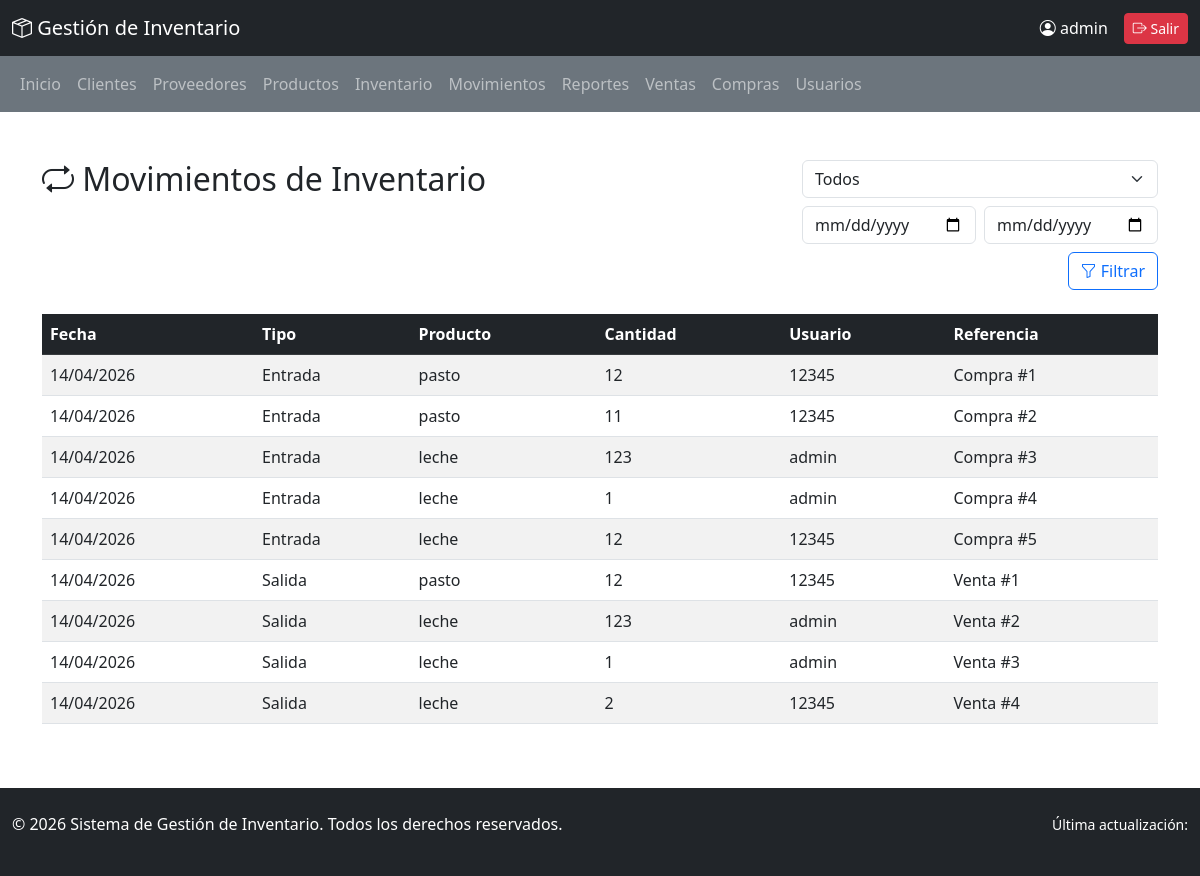
/movimientos/ (signed in), run on the app's committed database.
### inventario/models.py (models this page shows, shortened)
class Producto(models.Model):
    nombre_producto = models.CharField(max_length=100)
    codigo = models.CharField(max_length=50, unique=True)
    descripcion = models.TextField()
    precio = models.DecimalField(max_digits=10, decimal_places=2)
    stock = models.PositiveIntegerField(default=0)
    stock_minimo = models.PositiveIntegerField(default=0)
    fecha_creacion = models.DateTimeField(auto_now_add=True)
    activo = models.BooleanField(default=True)
    class Meta:
        ordering = ['nombre_producto']
        verbose_name = 'Producto'
        verbose_name_plural = 'Productos'

class Compra(models.Model):
    ESTADO_COMPRA = [
        ('borrador', 'Borrador'),
        ('confirmada', 'Confirmada'),
        ('recibida', 'Recibida'),
        ('cancelada', 'Cancelada'),
    ]
    fecha_compra = models.DateField(auto_now_add=True)
    proveedor = models.ForeignKey(Proveedor, on_delete=models.CASCADE, related_name='compras')
    usuario = models.ForeignKey(User, on_delete=models.CASCADE, related_name='compras_realizadas')
    estado = models.CharField(max_length=20, choices=ESTADO_COMPRA, default='borrador')
    total = models.DecimalField(max_digits=12, decimal_places=2, default=0)
    class Meta:
        ordering = ['-fecha_compra']
        verbose_name = 'Compra'
        verbose_name_plural = 'Compras'

class Venta(models.Model):
    ESTADO_VENTA = [
        ('borrador', 'Borrador'),
        ('confirmada', 'Confirmada'),
        ('entregada', 'Entregada'),
        ('cancelada', 'Cancelada'),
    ]
    fecha_venta = models.DateField(auto_now_add=True)
    cliente = models.ForeignKey(Cliente, on_delete=models.CASCADE, related_name='ventas')
    usuario = models.ForeignKey(User, on_delete=models.CASCADE, related_name='ventas_realizadas')
    estado = models.CharField(max_length=20, choices=ESTADO_VENTA, default='borrador')
    total = models.DecimalField(max_digits=12, decimal_places=2, default=0)
    class Meta:
        ordering = ['-fecha_venta']
        verbose_name = 'Venta'
        verbose_name_plural = 'Ventas'

### inventario/views.py (the view)
# urls.py: path('movimientos/', views.ver_movimientos, name='ver_movimientos'),
@login_required(login_url='login')
@administrador_required
@require_http_methods(["GET"])
def ver_movimientos(request):
    tipo = request.GET.get('tipo', '')
    fecha_inicio = request.GET.get('fecha_inicio', '')
    fecha_fin = request.GET.get('fecha_fin', '')
    movimientos = []
    compras = Compra.objects.all()
    ventas = Venta.objects.all()
    if fecha_inicio:
        compras = compras.filter(fecha_compra__gte=fecha_inicio)
        ventas = ventas.filter(fecha_venta__gte=fecha_inicio)
    if fecha_fin:
        compras = compras.filter(fecha_compra__lte=fecha_fin)
        ventas = ventas.filter(fecha_venta__lte=fecha_fin)
    if tipo in ['entrada', '']:
        for compra in compras:
            for detalle in compra.detalles.all():
                movimientos.append({
                    'fecha': compra.fecha_compra,
                    'tipo': 'Entrada',
                    'producto': detalle.producto,
                    'cantidad': detalle.cantidad,
                    'usuario': compra.usuario,
                    'referencia': f'Compra #{compra.id}',
                })
    if tipo in ['salida', '']:
        for venta in ventas:
            for detalle in venta.detalles.all():
                movimientos.append({
                    'fecha': venta.fecha_venta,
                    'tipo': 'Salida',
                    'producto': detalle.producto,
                    'cantidad': detalle.cantidad,
                    'usuario': venta.usuario,
                    'referencia': f'Venta #{venta.id}',
                })
    movimientos.sort(key=lambda m: m['fecha'], reverse=True)
    contexto = {
        'movimientos': movimientos,
        'tipo': tipo,
        'fecha_inicio': fecha_inicio,
        'fecha_fin': fecha_fin,
    }
    return render(request, 'movimientos.html', contexto)

### inventario/views.py (called while the page is built)
def administrador_required(view_func):
    return user_passes_test(
        lambda u: u.is_authenticated and (
            u.is_superuser or
            (hasattr(u, 'perfil') and u.perfil.rol == 'administrador')
        ),
        login_url='login',
        redirect_field_name=None
    )(view_func)

### inventario/templates/movimientos.html (shortened to what this page needs)
{% extends 'base.html' %}
{% block content %}
<div class="container my-5">
    <div class="row mb-4">
        <div class="col-md-8">
            <h2><i class="bi bi-repeat"></i> Movimientos de Inventario</h2>
        </div>
        <div class="col-md-4">
            <form method="get" class="row g-2">
                <div class="col-12">
                    <select name="tipo" class="form-select">
                        <option value="" {% if tipo == '' %}selected{% endif %}>Todos</option>
                    </select>
                </div>
                <div class="col-md-6">
                    <input type="date" name="fecha_inicio" class="form-control" value="{{ fecha_inicio }}" placeholder="Inicio">
                </div>
                <div class="col-md-6">
                    <input type="date" name="fecha_fin" class="form-control" value="{{ fecha_fin }}" placeholder="Fin">
                </div>
                <div class="col-12 text-end">
                    <button class="btn btn-outline-primary" type="submit"><i class="bi bi-funnel"></i> Filtrar</button>
                </div>
            </form>
        </div>
    </div>
    {% if movimientos %}
        <div class="table-responsive">
            <table class="table table-hover table-striped">
                <thead class="table-dark">
                    <tr>
                        <th>Fecha</th>
                        <th>Tipo</th>
                        <th>Producto</th>
                        <th>Cantidad</th>
                        <th>Usuario</th>
                        <th>Referencia</th>
                    </tr>
                </thead>
                <tbody>
                    {% for movimiento in movimientos %}
                        <tr>
                            <td>{{ movimiento.fecha|date:"d/m/Y" }}</td>
                            <td>{{ movimiento.tipo }}</td>
                            <td>{{ movimiento.producto.nombre_producto }}</td>
                            <td>{{ movimiento.cantidad }}</td>
                            <td>{{ movimiento.usuario.username }}</td>
                            <td>{{ movimiento.referencia }}</td>
                        </tr>
                    {% endfor %}
                </tbody>
            </table>
        </div>
    {% else %}
        <div class="alert alert-info text-center">
            No hay movimientos registrados para esos filtros.
        </div>
    {% endif %}
</div>
{% endblock %}

### inventario/templates/base.html (shortened to what this page needs)
<!DOCTYPE html>
<html lang="es">
<head>
    <link href="https://cdn.jsdelivr.net/npm/bootstrap@5.3.0/dist/css/bootstrap.min.css" rel="stylesheet">
    <link rel="stylesheet" href="https://cdn.jsdelivr.net/npm/bootstrap-icons@1.10.0/font/bootstrap-icons.css">
</head>
<body>
    <nav class="navbar navbar-dark bg-dark sticky-top">
        <div class="container-fluid">
            <span class="navbar-brand">
                <i class="bi bi-box-seam"></i> Gestión de Inventario
            </span>
            <div class="d-flex align-items-center gap-3">
                <span class="text-white">
                    <i class="bi bi-person-circle"></i> {{ user.username }}
                </span>
                <form method="post" action="{% url 'logout' %}" class="d-inline">
                    <button type="submit" class="btn btn-danger btn-sm">
                        <i class="bi bi-box-arrow-right"></i> Salir
                    </button>
                </form>
            </div>
        </div>
    </nav>
    <nav class="navbar navbar-expand-lg navbar-dark bg-secondary">
        <div class="container-fluid">
            <div class="collapse navbar-collapse show">
                <ul class="navbar-nav me-auto mb-2 mb-lg-0">
                    <li class="nav-item"><a class="nav-link" href="{% url 'inicio' %}">Inicio</a></li>
                    {% if user.is_staff or perms.inventario.view_cliente %}
                        <li class="nav-item"><a class="nav-link" href="{% url 'ver_clientes' %}">Clientes</a></li>
                    {% endif %}
                    {% if user.is_staff or perms.inventario.view_proveedor %}
                        <li class="nav-item"><a class="nav-link" href="{% url 'ver_proveedores' %}">Proveedores</a></li>
                    {% endif %}
                    {% if user.is_staff or perms.inventario.view_producto %}
                        <li class="nav-item"><a class="nav-link" href="{% url 'ver_productos' %}">Productos</a></li>
                        <li class="nav-item"><a class="nav-link" href="{% url 'consultar_inventario' %}">Inventario</a></li>
                    {% endif %}
                    {% if user.is_staff %}
                        <li class="nav-item"><a class="nav-link" href="{% url 'ver_movimientos' %}">Movimientos</a></li>
                        <li class="nav-item"><a class="nav-link" href="{% url 'ver_reportes' %}">Reportes</a></li>
                    {% endif %}
                    {% if user.is_staff or perms.inventario.view_venta %}
                        <li class="nav-item"><a class="nav-link" href="{% url 'ver_ventas' %}">Ventas</a></li>
                    {% endif %}
                    {% if user.is_staff or perms.inventario.view_compra %}
                        <li class="nav-item"><a class="nav-link" href="{% url 'ver_compras' %}">Compras</a></li>
                    {% endif %}
                    {% if user.is_authenticated and user.is_staff %}
                        <li class="nav-item"><a class="nav-link" href="{% url 'ver_usuarios' %}">Usuarios</a></li>
                    {% endif %}
                </ul>
            </div>
        </div>
    </nav>
    <main>
        {% block content %}{% endblock %}
    </main>
    <footer class="bg-dark text-white mt-5 py-4">
        <div class="container-fluid">
            <div class="row">
                <div class="col-md-6">
                    <p>&copy; 2026 Sistema de Gestión de Inventario. Todos los derechos reservados.</p>
                </div>
                <div class="col-md-6 text-end">
                    <small>Última actualización: {{ now|date:"d/m/Y H:i" }}</small>
                </div>
            </div>
        </div>
    </footer>
</body>
</html>

### data on the page
Producto: fecha "14/04/2026", tipo "Entrada", producto.nombre_producto "pasto", cantidad "12", usuario.username "12345", referencia "Compra #1", cantidad "11", referencia "Compra #2", tipo "Salida", referencia "Venta #1"
Producto: fecha "14/04/2026", tipo "Entrada", producto.nombre_producto "leche", cantidad "123", usuario.username "admin", referencia "Compra #3", cantidad "1", referencia "Compra #4", cantidad "12", usuario.username "12345", referencia "Compra #5", tipo "Salida", referencia "Venta #2", referencia "Venta #3", cantidad "2", referencia "Venta #4"

### other printed values
{{ user.username }} "admin"
